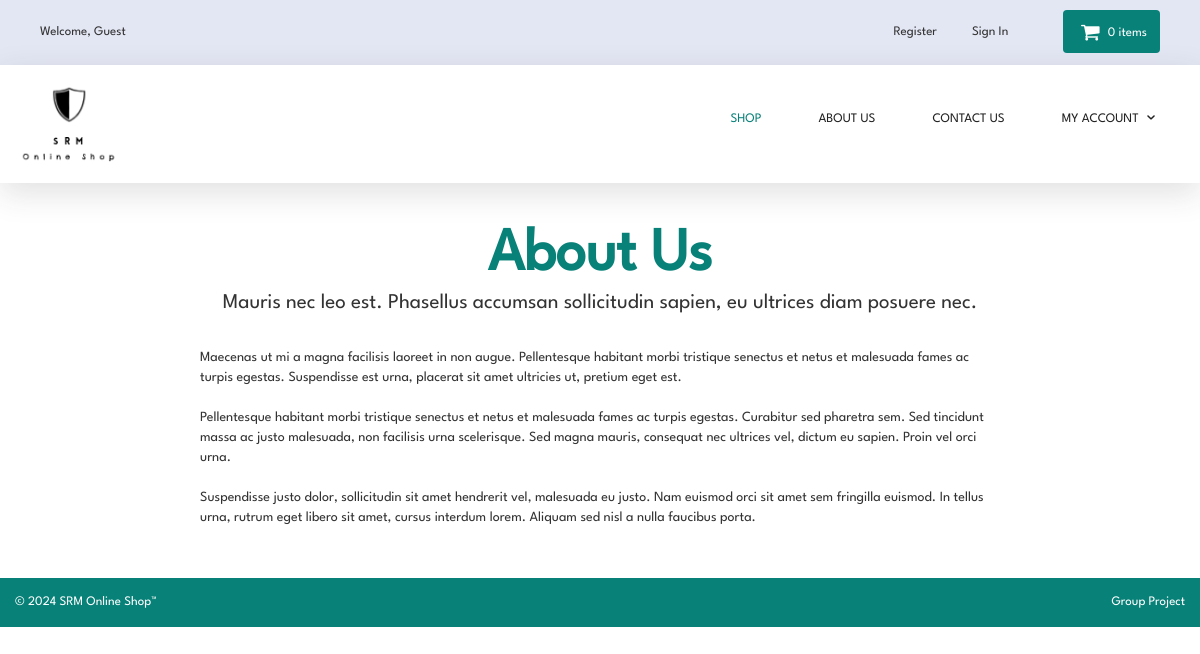
Page /about.php on the committed database.
### tables this page shows
CREATE TABLE `about_us` (
  `about_id` int(10) NOT NULL,
  `about_heading` text NOT NULL,
  `about_short_desc` text NOT NULL,
  `about_desc` text NOT NULL
);

### about.php (the view, shortened to what this page needs)
<?php
include("includes/db.php");
include("includes/header.php");
include("includes/main.php");
$get_about_us = "select * from about_us";
$run_about_us = mysqli_query($con,$get_about_us);
$row_about_us = mysqli_fetch_array($run_about_us);
$about_heading = $row_about_us['about_heading'];
$about_short_desc = $row_about_us['about_short_desc'];
$about_desc = $row_about_us['about_desc'];
?>
<main class="about_container">
  <div class="header user_header">
    <h1 class="heading"> <?php echo $about_heading; ?> </h1>
    <p class="lead"> <?php echo $about_short_desc; ?> </p>
  </div>
  <div class="about_desc">
    <p> <?php echo $about_desc; ?> </p>
  </div>
</main>
<?php
include("includes/footer.php");
?>
</body>
</html>

### styles/backend.css (style rules this page uses)
html { font-family: 'League Spartan', Helvetica, Arial, sans-serif; line-height: 1.15; -ms-text-size-adjust: 100%; -webkit-text-size-adjust: 100%; }
body { position: relative; margin: 0; font-family: 'LeagueSpartan-Regular', Helvetica, Arial, sans-serif; }
h1 { font-size: 2em; margin: 0.67em 0; }
figcaption, figure, main { display: block; }
html { box-sizing: border-box; }
body { min-width: 1190px; font-family: League Spartan, sans-serif; font-weight: 400; background-color: white; }

### styles/style.css (style rules this page uses)
body { min-height: 100vh; position: relative; font-family: 'LeagueSpartan-Regular', Helvetica, Arial, sans-serif; font-size: 14px; line-height: 1.42857143; color: #333333; overflow-x: hidden; }

### styles/products.css (style rules this page uses)
.header { width: 100%; text-align: center; }
.header h1 { font-size: 6rem; color: #088178; font-weight: bold; }

### styles/about.css (style rules this page uses)
.about_container { display: flex; align-items: center; justify-content: center; flex-direction: column; gap: 1rem; padding: 4rem; }
.about_container .header { display: flex; align-items: center; justify-content: center; flex-direction: column; }
.about_container .header .heading { margin: 0; }
.about_container .about_desc { width: 80rem; }

### rows in the picture
about_us: about_heading "About Us", about_short_desc "Mauris nec leo est. Phasellus accumsan sollicitudin sapien, eu ultrices diam posuere nec.", about_desc "Maecenas ut mi a magna facilisis laoreet in non augue. Pellentesque habitant morbi tristique senectus et netus et malesuada fames ac turpis egestas. Suspendisse est urna, placerat sit amet ultricies ut, pretium eget est. Pellentesque habitant morbi tristique senectus et netus et malesuada fames ac turpis egestas. Curabitur sed pharetra sem. Sed tincidunt massa ac justo malesuada, non facilisis urna scelerisque. Sed magna mauris, consequat nec ultrices vel, dictum eu sapien. Proin vel orci urna. Suspendisse justo dolor, sollicitudin sit amet hendrerit vel, malesuada eu justo. Nam euismod orci sit amet sem fringilla euismod. In tellus urna, rutrum eget libero sit amet, cursus interdum lorem.…"

### other values in the picture
$count_items "0"
